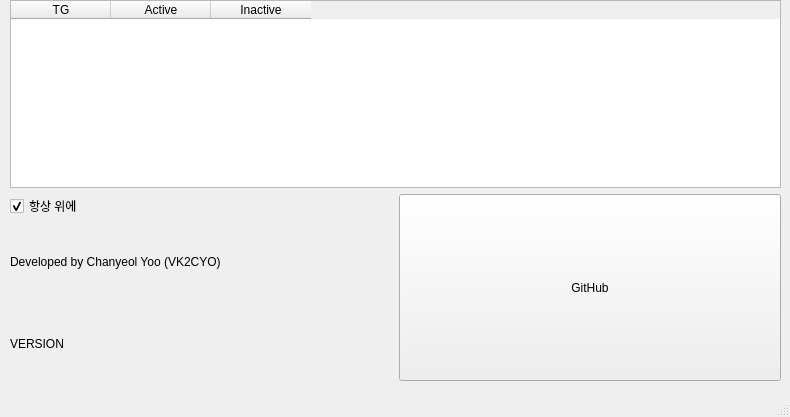
<?xml version="1.0" encoding="UTF-8"?>
<ui version="4.0">
 <class>MainWindows</class>
 <widget class="QMainWindow" name="MainWindows">
  <property name="geometry">
   <rect>
    <x>0</x>
    <y>0</y>
    <width>790</width>
    <height>417</height>
   </rect>
  </property>
  <property name="sizePolicy">
   <sizepolicy hsizetype="Fixed" vsizetype="Fixed">
    <horstretch>0</horstretch>
    <verstretch>0</verstretch>
   </sizepolicy>
  </property>
  <property name="windowTitle">
   <string>DMR Korean Talkgroup Monitor by VK2CYO</string>
  </property>
  <property name="autoFillBackground">
   <bool>false</bool>
  </property>
  <widget class="QWidget" name="centralwidget">
   <widget class="QWidget" name="verticalLayoutWidget">
    <property name="geometry">
     <rect>
      <x>10</x>
      <y>0</y>
      <width>771</width>
      <height>381</height>
     </rect>
    </property>
    <layout class="QVBoxLayout" name="verticalLayout">
     <item>
      <widget class="QTableWidget" name="tableWidget_tgs">
       <property name="font">
        <font>
         <pointsize>9</pointsize>
        </font>
       </property>
       <property name="verticalScrollBarPolicy">
        <enum>Qt::ScrollBarAlwaysOff</enum>
       </property>
       <property name="horizontalScrollBarPolicy">
        <enum>Qt::ScrollBarAlwaysOff</enum>
       </property>
       <property name="sizeAdjustPolicy">
        <enum>QAbstractScrollArea::AdjustToContentsOnFirstShow</enum>
       </property>
       <property name="editTriggers">
        <set>QAbstractItemView::NoEditTriggers</set>
       </property>
       <property name="selectionMode">
        <enum>QAbstractItemView::NoSelection</enum>
       </property>
       <property name="selectionBehavior">
        <enum>QAbstractItemView::SelectRows</enum>
       </property>
       <attribute name="verticalHeaderVisible">
        <bool>false</bool>
       </attribute>
       <attribute name="verticalHeaderHighlightSections">
        <bool>false</bool>
       </attribute>
       <column>
        <property name="text">
         <string>TG</string>
        </property>
       </column>
       <column>
        <property name="text">
         <string>Active</string>
        </property>
       </column>
       <column>
        <property name="text">
         <string>Inactive</string>
        </property>
       </column>
      </widget>
     </item>
     <item>
      <layout class="QHBoxLayout" name="horizontalLayout">
       <item>
        <layout class="QVBoxLayout" name="verticalLayout_2">
         <item>
          <widget class="QCheckBox" name="checkBox_alwaysontop">
           <property name="text">
            <string>항상 위에</string>
           </property>
           <property name="checked">
            <bool>true</bool>
           </property>
          </widget>
         </item>
         <item>
          <widget class="QLabel" name="label">
           <property name="text">
            <string>Developed by Chanyeol Yoo (VK2CYO)</string>
           </property>
          </widget>
         </item>
         <item>
          <widget class="QLabel" name="label_version">
           <property name="text">
            <string>VERSION</string>
           </property>
          </widget>
         </item>
        </layout>
       </item>
       <item>
        <widget class="QPushButton" name="pushButton_github">
         <property name="sizePolicy">
          <sizepolicy hsizetype="Minimum" vsizetype="Expanding">
           <horstretch>0</horstretch>
           <verstretch>0</verstretch>
          </sizepolicy>
         </property>
         <property name="text">
          <string>GitHub</string>
         </property>
        </widget>
       </item>
      </layout>
     </item>
    </layout>
   </widget>
  </widget>
  <widget class="QMenuBar" name="menubar">
   <property name="geometry">
    <rect>
     <x>0</x>
     <y>0</y>
     <width>790</width>
     <height>21</height>
    </rect>
   </property>
  </widget>
  <widget class="QStatusBar" name="statusbar"/>
 </widget>
 <resources/>
 <connections/>
</ui>
